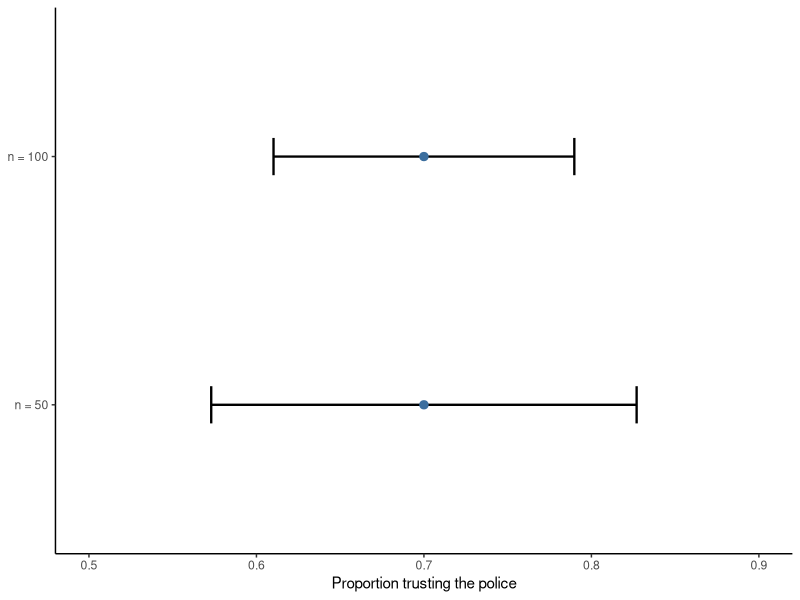

Reproduce this figure in R.
## ---- chunk 1
#| label: fig-confidence-interval-width
#| echo: false
#| warning: false
#| message: false
#| fig-cap: "For the same point estimate and confidence level, the larger sample produces a narrower confidence interval."
#| fig-alt: "Two horizontal 95 percent confidence intervals centered at 0.70; the interval for sample size 100 is narrower than the interval for sample size 50."
#| fig-height: 2.6
#| fig-width: 7

library(ggplot2)

intervals <- data.frame(
  sample = factor(c("n = 50", "n = 100"), levels = c("n = 50", "n = 100")),
  estimate = c(0.70, 0.70),
  lower = c(0.5730, 0.6102),
  upper = c(0.8270, 0.7898)
)

ggplot(intervals, aes(y = sample, x = estimate)) +
  geom_errorbarh(aes(xmin = lower, xmax = upper), height = 0.15, linewidth = 0.8) +
  geom_point(size = 2.5, color = "#3C6E9E") +
  scale_x_continuous(limits = c(0.50, 0.90)) +
  labs(x = "Proportion trusting the police", y = NULL) +
  theme_classic(base_size = 11)
